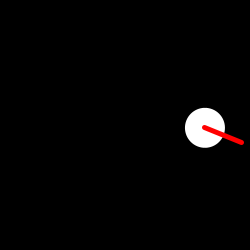
Frame 1 (no input)
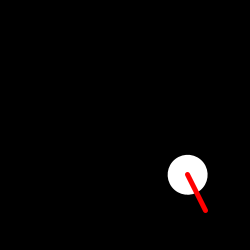
Frame 60 (the mouse pressed at the canvas centre just before this capture)
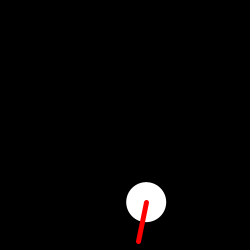
Frame 120 (the mouse held since frame 60 and released just before this capture)

The Processing sketch that drew these frames (run headless with seeded random() and noise(); from frame 60 on, the mouse is pressed at the canvas centre):

// Processing sketch: e47rotazione_rivoluzione
// ── e47rotazione_rivoluzione.pde
void setup() { 
    size(250, 250);
}


void draw() {  
    background(0);
    
    translate(width/2, height/2);   // Move coordinate system to center of sketch
 
    rotate(millis() * 0.001 * TWO_PI / 10.0);   // Move 360 degrees in ten second
    
    translate(80, 0); // Move away from the center
    
    rotate(millis() * 0.001 * TWO_PI);    // One revolution every second
    
    
    /* Ellipse */
    fill(255);
    noStroke();
    ellipseMode(CENTER);
    ellipse(0, 0, 40, 40);
    
    
    /* Line */
    strokeWeight(5);
    stroke(255, 0, 0);
    line(0, 0, 40, 0);
}
